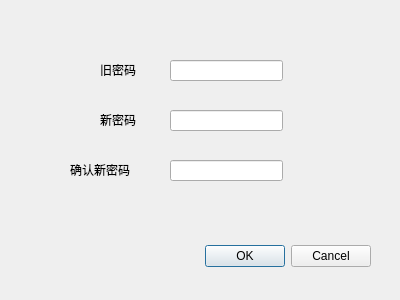
<?xml version="1.0" encoding="UTF-8"?>
<ui version="4.0">
 <class>chPwd</class>
 <widget class="QDialog" name="chPwd">
  <property name="geometry">
   <rect>
    <x>0</x>
    <y>0</y>
    <width>400</width>
    <height>300</height>
   </rect>
  </property>
  <property name="windowTitle">
   <string>Password Modify</string>
  </property>
  <widget class="QDialogButtonBox" name="buttonBox">
   <property name="geometry">
    <rect>
     <x>30</x>
     <y>240</y>
     <width>341</width>
     <height>32</height>
    </rect>
   </property>
   <property name="orientation">
    <enum>Qt::Horizontal</enum>
   </property>
   <property name="standardButtons">
    <set>QDialogButtonBox::Cancel|QDialogButtonBox::Ok</set>
   </property>
  </widget>
  <widget class="QLineEdit" name="lineEdit">
   <property name="geometry">
    <rect>
     <x>170</x>
     <y>60</y>
     <width>113</width>
     <height>21</height>
    </rect>
   </property>
   <property name="echoMode">
    <enum>QLineEdit::Password</enum>
   </property>
  </widget>
  <widget class="QLineEdit" name="lineEdit_2">
   <property name="geometry">
    <rect>
     <x>170</x>
     <y>110</y>
     <width>113</width>
     <height>21</height>
    </rect>
   </property>
   <property name="echoMode">
    <enum>QLineEdit::Password</enum>
   </property>
  </widget>
  <widget class="QLineEdit" name="lineEdit_3">
   <property name="geometry">
    <rect>
     <x>170</x>
     <y>160</y>
     <width>113</width>
     <height>21</height>
    </rect>
   </property>
   <property name="echoMode">
    <enum>QLineEdit::Password</enum>
   </property>
  </widget>
  <widget class="QLabel" name="label">
   <property name="geometry">
    <rect>
     <x>100</x>
     <y>60</y>
     <width>51</width>
     <height>20</height>
    </rect>
   </property>
   <property name="text">
    <string>旧密码</string>
   </property>
  </widget>
  <widget class="QLabel" name="label_2">
   <property name="geometry">
    <rect>
     <x>100</x>
     <y>110</y>
     <width>51</width>
     <height>20</height>
    </rect>
   </property>
   <property name="text">
    <string>新密码</string>
   </property>
  </widget>
  <widget class="QLabel" name="label_3">
   <property name="geometry">
    <rect>
     <x>70</x>
     <y>160</y>
     <width>81</width>
     <height>20</height>
    </rect>
   </property>
   <property name="text">
    <string>确认新密码</string>
   </property>
  </widget>
 </widget>
 <resources/>
 <connections>
  <connection>
   <sender>buttonBox</sender>
   <signal>accepted()</signal>
   <receiver>chPwd</receiver>
   <slot>accept()</slot>
   <hints>
    <hint type="sourcelabel">
     <x>248</x>
     <y>254</y>
    </hint>
    <hint type="destinationlabel">
     <x>157</x>
     <y>274</y>
    </hint>
   </hints>
  </connection>
  <connection>
   <sender>buttonBox</sender>
   <signal>rejected()</signal>
   <receiver>chPwd</receiver>
   <slot>reject()</slot>
   <hints>
    <hint type="sourcelabel">
     <x>316</x>
     <y>260</y>
    </hint>
    <hint type="destinationlabel">
     <x>286</x>
     <y>274</y>
    </hint>
   </hints>
  </connection>
 </connections>
</ui>
